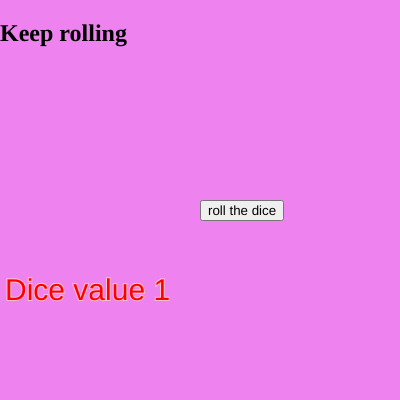
Frame 1 (no input)
Frame 60 (no input): identical to frame 1, image omitted
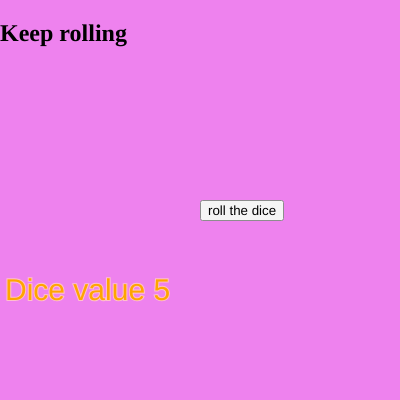
Frame 120 (the mouse pressed at the canvas centre since frame 60)

The p5.js sketch that drew these frames (run headless with seeded random() and noise() and a simulated clock; from frame 60 on, the mouse is pressed at the canvas centre):

// p5.js sketch
// ── sketch.js
// LEZIONE 4 PARTE 6 

let button;
let elem;
let dice = 1;

// ARRAY
// collezione ordinata di elementi
let numbers = [ 1, 2, 5, 79];
// per accedere usare idx, 4 elementi
// numbers[0]--> 1, numbers[1]--> 2, numbers[2]--> 5, numbers[3] -->79.
// #elem = 4, 0 -- #elem -1, 0-->3
let colors = [ "red", "green", "pink", "blue", "orange", "yellow" ];
// #elem=6, 0 --> #elem-1=5
// colors[0]-->red; colors[3]-->blue...



function setup() {
  elem = createElement( "h2", "Keep rolling");
  elem.position(0, 0);
  createCanvas(400, 400);
  button = createButton("roll the dice");
  button.position(200, 200);
  button.mousePressed(rollDice);
}

function draw() {
  background("violet");
  stroke("pink");
  strokeWeight(2);
  //corrispondore 
  // 1 --> rosso
  // 2 --> verde
  // 4 --> blu
  // 5 --> arancione
  // 6 --> giallo
  // if ( dice == 1 ) {
  //   color = "red";
  // } else if (dice == 2){
  //   color = "green";
  // } else if (dice==3) {
  //   color = "blu";
  // }
  let color = colors[dice-1];
  fill(color);
  textSize(30);
  text("Dice value "+ dice, 5, 300);
}

function rollDice(){
  dice = random(1,6);
  //vogliamo solo numeri interi
  //intero inferiore, 1.1 --> 1
  // dice = floor(dice);
  //intero superiore, 1.1 --> 2
  dice = ceil(dice);
}
